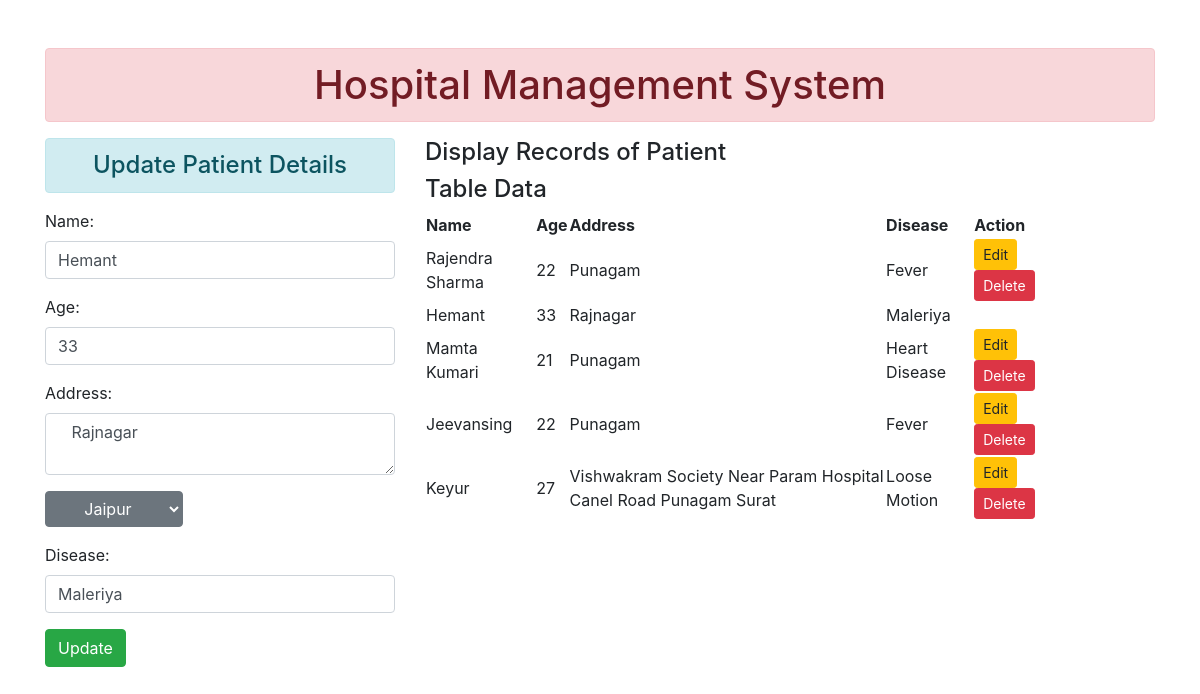
The page /update/3/ on the database its author committed.
### My_HMS/models.py (models this page shows)
class Patient1(models.Model):
    PID=models.AutoField(primary_key=True)
    Name=models.CharField(max_length=75)
    Age=models.IntegerField()
    Address=models.TextField(max_length=100)
    City=models.CharField(max_length=45)
    Disease=models.CharField(max_length=40)

### My_HMS/views.py (the view, shortened to what this page needs)
# urls.py: path('update/<int:Pid>/', views.update_data),
def update_data(request,Pid):
    req=Patient.objects.filter(PID=Pid)
    if(req.count() == 1):
        req=Patient.objects.get(PID=Pid)
        if request.method =="GET":
            Pat=Patient.objects.all()
            return render(request,'updatepatient.html' ,{'data':req,'Patient':Pat,'current':Pid})
    else:
        return render(request,'error.html')

### templates/updatepatient.html (shortened to what this page needs)
{% extends 'base.html'%}
{% block content%}
<div class="row">
    <div class="col-sm-4">
        <h4 class="text-center alert alert-info">Update  Patient Details</h4>
        <form action="" method="POST">
                <p><label for="id_Name">Name:</label> <input class="form-control" value="{{data.Name}}" type="text" name="Name" class="form-control" maxlength="75" required="" id="id_Name"></p>
                <p><label for="id_Age">Age:</label> <input value="{{data.Age}}" class="form-control" type="number" name="Age" required="" id="id_Age"></p>
                <p><label for="id_Address">Address:</label> <textarea class="form-control" name="Address" cols="30" rows="2" maxlength="100" required="" id="id_Address"> {{data.Address}}</textarea></p>
                <P>
                    <select name="City" class="btn btn-secondary dropdown-toggle">
                        <option value="Jaipur" {% if data.City == "Jaipur" %} selected="    " {% endif %}>Jaipur</option>
                    </select>
                  </P>
                  <p><label for="id_Disease">Disease:</label> <input class="form-control" value="{{ data.Disease}}" type="text" name="Disease" maxlength="40" required="" id="id_Disease"></p>
            <input type="submit" class="btn btn-success" value="Update">
        </form>
    </div>
    <div class="col-sm-7 offset">
        <h4> Display Records of Patient</h4>
        {% if Patient %}
            <h4>Table Data</h4>
            <table>
                <tr>
                    <th>Name</th>
                    <th>Age</th>
                    <th>Address</th>
                    <th>Disease</th>
                    <th>Action</th>
                </tr>
                    {% for p in Patient %}
                    <tr>
                        <td>{{ p.Name }}</td>
                        <td>{{ p.Age }}</td>
                        <td>{{ p.Address }}</td>
                        <td>{{ p.Disease }}</td>
                        {% if current != p.PID %}
                        <td><a href="../{{ p.PID }}" class="btn btn-warning btn-sm">Edit</a><form action="#" method="GET" class="d-inline">
                            <button type="Submit" value="Delete" class="btn btn-danger btn-sm"><a href="../../delete/{{ p.PID }}" style="color:white">Delete</a></button>
                        </form></td>
                        {% endif %}
                    </tr>
                    {% endfor %}
            </table>
        {% else %}
            <h4>No Records</h4>
        {% endif %}
    </div>
</div>
{% endblock content%}

### rows shown on the page
Patient1: Name "Hemant", Age "33", Address "Rajnagar", City "Jaipur", Disease "Maleriya"
Patient1: Name "Rajendra Sharma", Age "22", Address "Punagam", Disease "Fever"
Patient1: Name "Mamta Kumari", Age "21", Address "Punagam", Disease "Heart Disease"
Patient1: Name "Jeevansing", Age "22", Address "Punagam", Disease "Fever"
Patient1: Name "Keyur", Age "27", Address "Vishwakram Society Near Param Hospital Canel Road Punagam Surat", Disease "Loose Motion"
